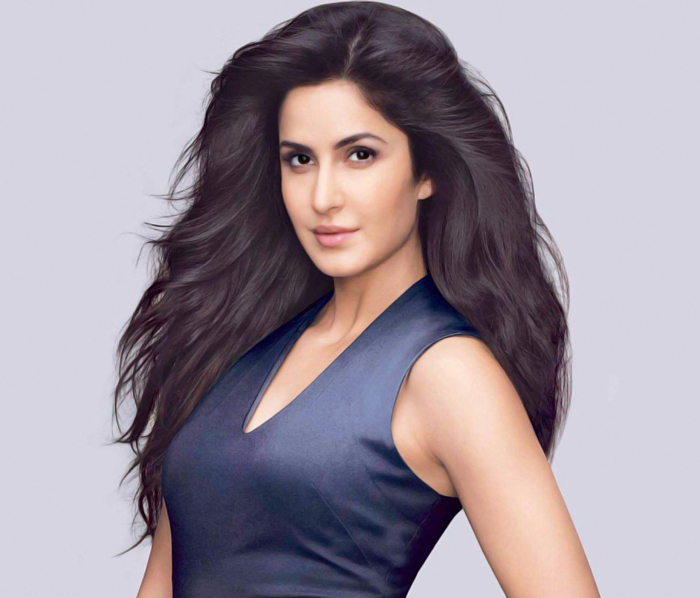
#> input picture CV-WS/image-1.jpeg, 700 x 598 px
$ jupyter execute CV-task.ipynb
#> lines starting #> are read from the running program, lines starting #| are printed output that depends on the picture; after the words box and inside, x2 and y2 are one past the last pixel; in counts of white or black regions, pixels touching at a corner belong together
[cell 1]
import cv2

[cell 2]
import numpy as np

# TASK: 1 (To Create Your Own Image)

[cell 3]
canvas = np.zeros((600,600,3))

[cell 4]
font = cv2.FONT_HERSHEY_SIMPLEX
canvas = cv2.putText(canvas, "HEY,I'M TOM", (50, 50),
            font, 0.8, (0, 255, 0), 2, cv2.LINE_AA)

# Here I have created my first image...

[cell 5]
canvas = cv2.line(canvas, (200,100), (300,200), (0,255,0), (10))
canvas = cv2.line(canvas, (400,100), (300,200), (0,255,0), (10))
canvas = cv2.line(canvas, (330,490), (120,250), (0,255,0), (10))
canvas = cv2.line(canvas, (350,465), (490,250), (0,255,0), (10))
canvas = cv2.circle(canvas, (300,200), 70, (0,0,255), (-1))
canvas = cv2.circle(canvas, (120,240), 24, (255,0,0), (-1))
canvas = cv2.circle(canvas, (495,240), 24, (255,0,0), (-1))
canvas = cv2.circle(canvas, (270,175), 10, (0,0,0), (-1))
canvas = cv2.circle(canvas, (324,175), 10, (0,0,0), (-1))
canvas = cv2.circle(canvas, (300,220), 15, (0,0,0), (-1))
canvas = cv2.circle(canvas, (310,400), 133, (0,0,255), (-1))

[cell 6]
cv2.imshow('hi', canvas)
cv2.waitKey()
cv2.destroyAllWindows()

# Now I have created my second image..

[cell 7]
canvas2 = np.zeros((600,600,3))

[cell 8]
font = cv2.FONT_HERSHEY_SIMPLEX
canvas2 = cv2.putText(canvas2, "HEY,I'M TOM", (50, 50),
            font, 0.8, (0, 255, 0), 2, cv2.LINE_AA)
canvas2 = cv2.line(canvas2, (200,100), (300,200), (0,255,0), (10))
canvas2 = cv2.line(canvas2, (400,100), (300,200), (0,255,0), (10))
canvas2 = cv2.line(canvas2, (340,280), (78,490), (0,255,0), (10))
canvas2 = cv2.line(canvas2, (300,280), (530,480), (0,255,0), (10))
canvas2 = cv2.circle(canvas2, (300,200), 70, (0,0,255), (-1))
canvas2 = cv2.circle(canvas2, (90,480), 24, (255,0,0), (-1))

canvas2 = cv2.circle(canvas2, (538,490), 24, (255,0,0), (-1))
canvas2 = cv2.circle(canvas2, (270,175), 10, (0,0,0), (-1))
canvas2 = cv2.circle(canvas2, (324,175), 10, (0,0,0), (-1))
canvas2 = cv2.circle(canvas2, (300,220), 15, (0,0,0), (-1))
canvas2 = cv2.circle(canvas2, (310,400), 133, (0,0,255), (-1))

[cell 9]
cv2.imshow('hi', canvas2)
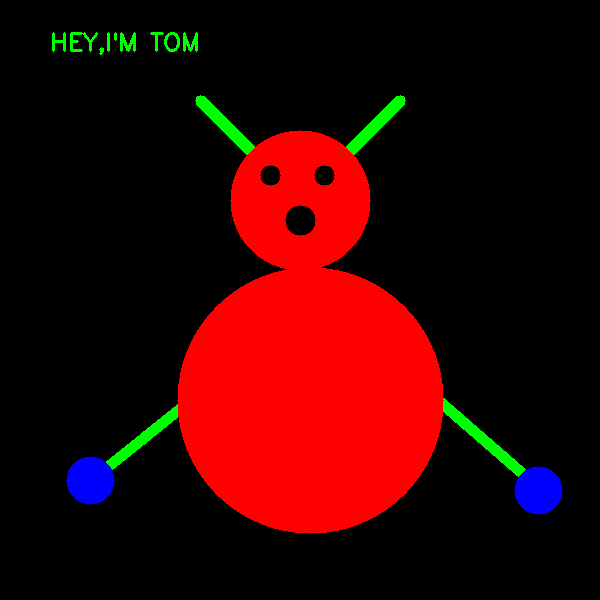
#> window 'hi': shape (600, 600, 3); mean B, G, R 2.5, 3.5, 49.3
cv2.waitKey()
cv2.destroyAllWindows()

# Now You will see something interesting..
### Actually I have displayed both the images in the continuous loop using some conditions so that we can have small gif kind of a thing..You can go through the code below

[cell 10]
import time
i=1
while True:
    if(i%2==0):
        cv2.imshow("cat",canvas)
    else:
        cv2.imshow("cat",canvas2)
    if cv2.waitKey(10) == 13:
#> (key Esc is pressed here)
        break
    i=i+1
    time.sleep(0.5)
cv2.destroyAllWindows()

# TASK: 2 (To Swap Face Of Persons In The Image

[cell 11]
import cv2

## First Image

[cell 12]
photo1 = cv2.imread('image-1.jpeg')
#> photo1 is the input picture: shape (598, 700, 3); mean B, G, R 158.5, 147.9, 158.4
cv2.imshow('hi',photo1)
cv2.waitKey()
cv2.destroyAllWindows()

[cell 13]
model = cv2.CascadeClassifier('haarcascade_frontalface_default.xml')

## cropped face of first image

[cell 14]
faces = model.detectMultiScale(photo1)
#> faces = [[246, 93, 171, 171]]
crop = photo1[95:95+167, 246:246+164]
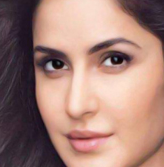
#> crop: shape (167, 164, 3); mean B, G, R 119, 128.5, 164.3
cv2.imshow('crop',crop)
cv2.waitKey()
cv2.destroyAllWindows()

## Second Image

[cell 15]
photo2 = cv2.imread('image-2.jpg')
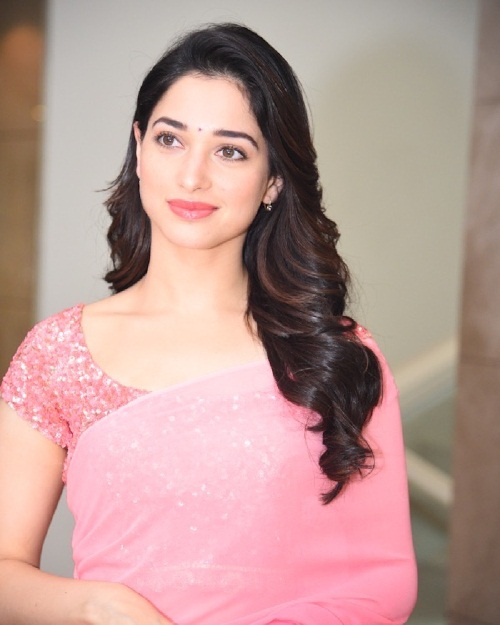
#> input picture CV-WS/image-2.jpg, 500 x 625 px
#> photo2 is the input picture: shape (625, 500, 3); mean B, G, R 149.4, 154.6, 187.9
cv2.imshow('swap',photo2)
cv2.waitKey()
cv2.destroyAllWindows()

## cropped face of second image

[cell 16]
face = model.detectMultiScale(photo2)
#> face = [[118, 81, 165, 165]]
crop2 = photo2[81:81+164, 118:118+164]
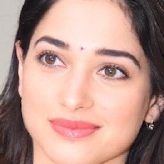
#> crop2: shape (164, 164, 3); mean B, G, R 140.1, 149.9, 186.1
cv2.imshow('crop',crop2)
cv2.waitKey()
cv2.destroyAllWindows()

## Face swapped

[cell 17]
photo1 = cv2.imread('image-1.jpeg')
photo1[95:95+164, 246:246+164] = crop2
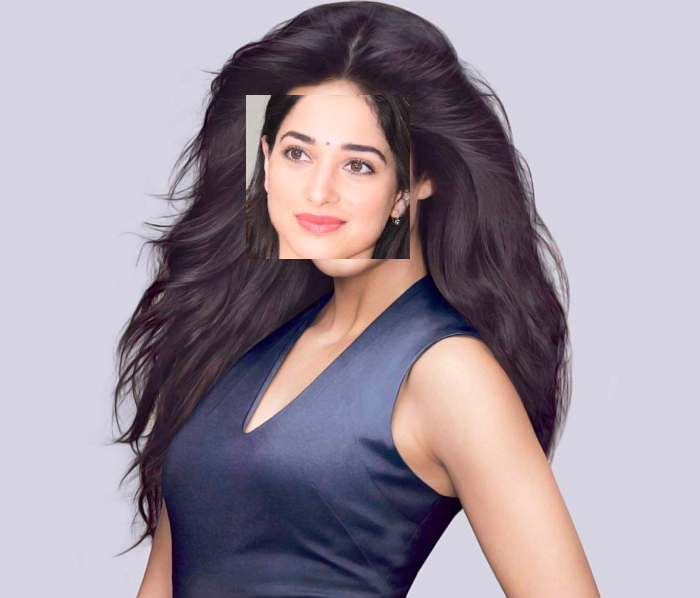
#> photo1: shape (598, 700, 3); 6.42% of pixels changed, all inside (x1, y1, x2, y2) = (246, 95, 410, 259)
cv2.imshow('swap', photo1)
cv2.waitKey()
cv2.destroyAllWindows()

[cell 18]
photo2 = cv2.imread('image-2.jpg')
photo2[81:81+167, 118:118+164] = crop
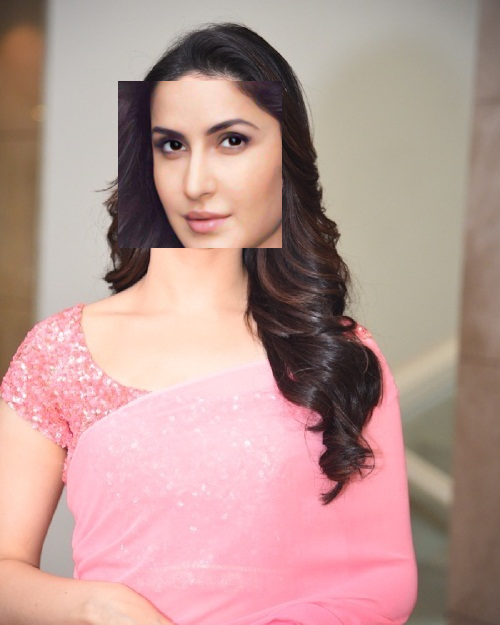
#> photo2: shape (625, 500, 3); 8.76% of pixels changed, all inside (x1, y1, x2, y2) = (118, 81, 282, 248)
cv2.imshow('swap', photo2)
cv2.waitKey()
cv2.destroyAllWindows()

# Task: 3 ( To Display Multiple Images In One Frame

[cell 19]
pic1 = cv2.imread('parrot.jpg')
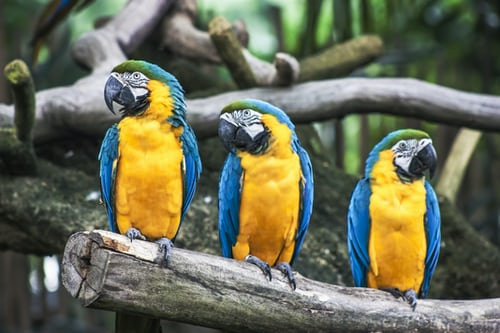
#> input picture CV-WS/parrot.jpg, 500 x 333 px
#> pic1 is the input picture: shape (333, 500, 3); mean B, G, R 87.2, 108.8, 106.1
pic2 = cv2.cvtColor(pic1,cv2.COLOR_BGR2GRAY)
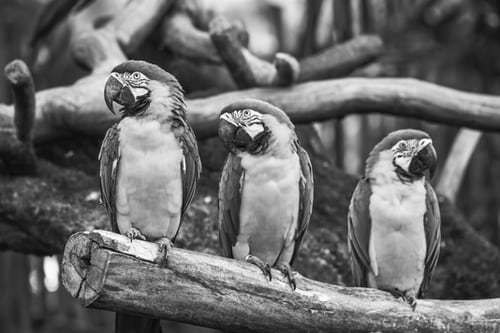
#> pic2: shape (333, 500); min 4, max 255, mean 105.5
grey = cv2.cvtColor(pic2, cv2.COLOR_GRAY2BGR)
import numpy as np
horizontal = np.concatenate((pic1,grey), axis=1)
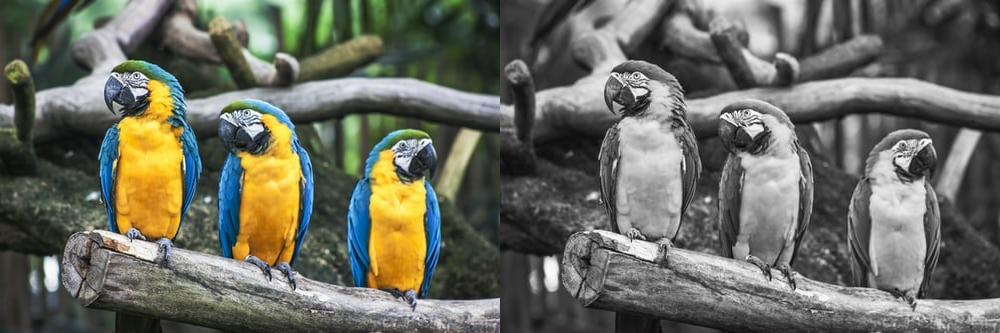
#> horizontal: shape (333, 1000, 3); mean B, G, R 96.4, 107.1, 105.8

[cell 20]
cv2.imshow('HORIZONTAL', horizontal)
#cv2.imshow('VERTICAL', Verti)
cv2.waitKey(0)
cv2.destroyAllWindows()

[cell 21]
pic1 = cv2.imread('parrot.jpg')
pic2 = cv2.cvtColor(pic1,cv2.COLOR_BGR2GRAY)
grey = cv2.cvtColor(pic2, cv2.COLOR_GRAY2BGR)
import numpy as np
Vertical= np.concatenate((pic1,grey), axis=0)
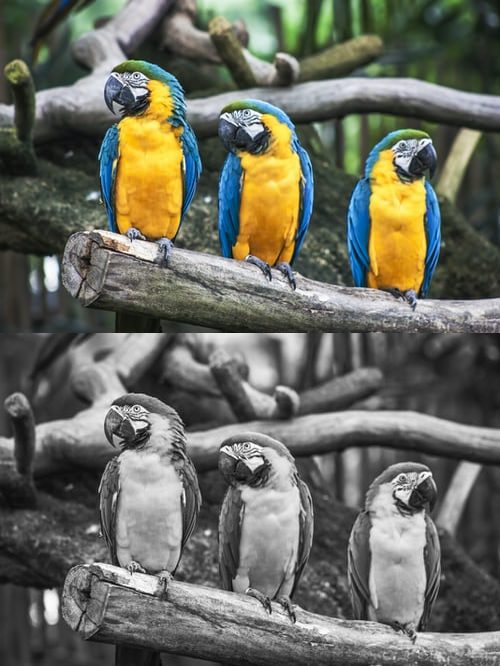
#> Vertical: shape (666, 500, 3); mean B, G, R 96.4, 107.1, 105.8
cv2.imshow('VERTICAL', Vertical)
cv2.waitKey(0)
cv2.destroyAllWindows()
